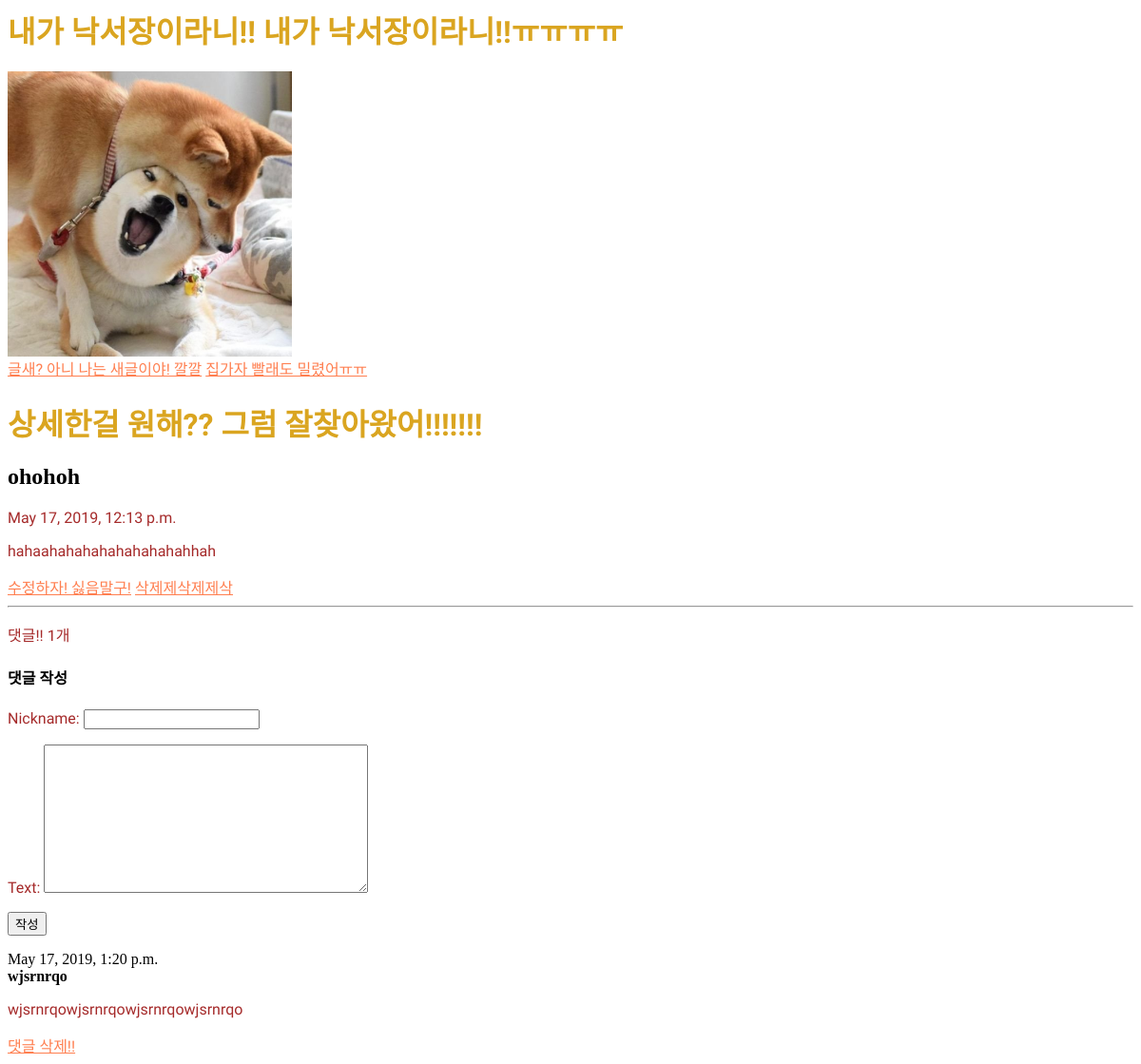
Page /blog/post/1/ on the committed database.
### blog/models.py (models this page shows, shortened)
class Post(models.Model):
    author = models.ForeignKey('auth.User', on_delete=models.CASCADE)
    title = models.CharField(max_length=200)
    text = models.TextField()
    created_date = models.DateTimeField(default = timezone.now)
    published_date = models.DateTimeField(blank = True, null = True)

class Comment(models.Model):
    post = models.ForeignKey('blog.Post', related_name='comments', on_delete=models.CASCADE)
    nickname = models.CharField(max_length=200)
    text = models.TextField()
    created_date = models.DateTimeField(default=timezone.now)

### blog/views.py (the view)
# urls.py: path('post/<int:post_id>/', views.detail, name='detail'),
def detail(request, post_id):
    post_detail = get_object_or_404(Post, pk=post_id)
    form = CommentForm()
    return render(request, 'blog/detail.html', {'post': post_detail, 'form':form,})

### blog/forms.py
class CommentForm(forms.ModelForm):
    class Meta:
        model = Comment
        fields = ('nickname', 'text',)

### blog/templates/blog/detail.html (shortened to what this page needs)
{% extends "blog/base.html" %}
{% block content %}
    <h1> 상세한걸 원해?? 그럼 잘찾아왔어!!!!!!!</h1>
    <div>
        <h2>{{post.title}}</h2>
        <p>{{post.created_date}}</p>
        <p>{{post.text}}</p>
        <a href = "{% url 'edit' post.id %}">수정하자! 싫음말구!</a>
        <a href = "{% url 'delete' post.id %}">삭제제삭제제삭</a>
    </div>
    <hr>
    <p>댓글!! {{post.comments.count}}개</p>
    <div class="form-group">
        <h4>댓글 작성</h4>
        <form method="POST" action="{% url 'add_comment' post.id%}">
            {{ form.as_p }}
            <button type = "submit" class = "save btn btn-default">작성</button>
        </form>
    </div>
    {% for comment in post.comments.all %}
    <div>
        <div>{{comment.created_date}}</div>
        <strong>{{comment.nickname}}</strong>
        {{comment.text|linebreaks}}
        <a href = "{% url 'comment_delete' comment_id=comment.id %}" onclick="return confirm('정말로 삭제하시겠습니까?')">댓글 삭제!!</a>
    </div>
    {% empty %}
    <p>아무 댓글이 없답네다!!!</p>
    {% endfor %}
{% endblock %}

### blog/static/css/blog.css (style rules this page uses)
h1 { color: goldenrod; font-family: 'Gugi', cursive; }
h2 { color: blueviolet font-family: 'Song Myung', serif; }
h4 { color:darkblue font-family: 'Black And White Picture', sans-serif; }
p { color: brown; font-family: 'Gaegu', cursive; }
a { color: coral; font-family: 'East Sea Dokdo', cursive; }

### rows in the picture
Post: title "ohohoh", created_date "May 17, 2019, 12:13 p.m.", text "hahaahahahahahahahahahhah", comments.count "1"
Comment: created_date "May 17, 2019, 1:20 p.m.", nickname "wjsrnrqo", text "wjsrnrqowjsrnrqowjsrnrqowjsrnrqo"
